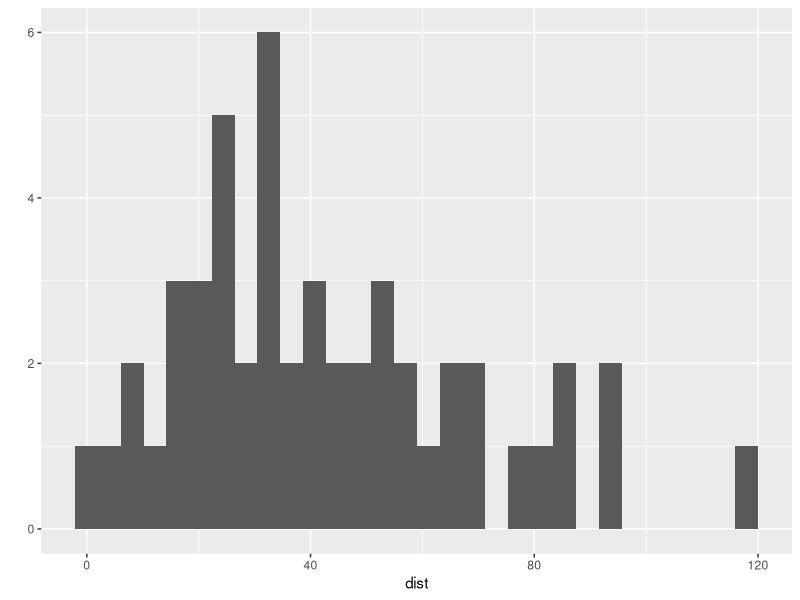
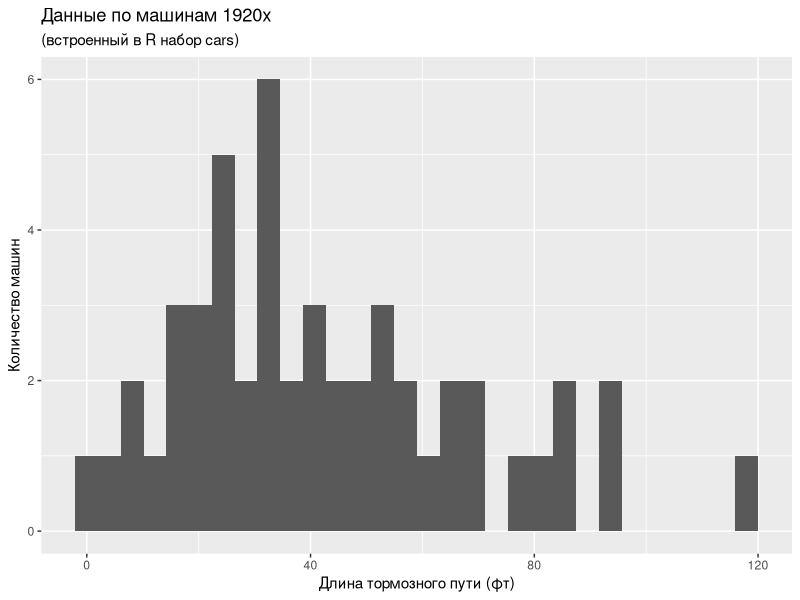
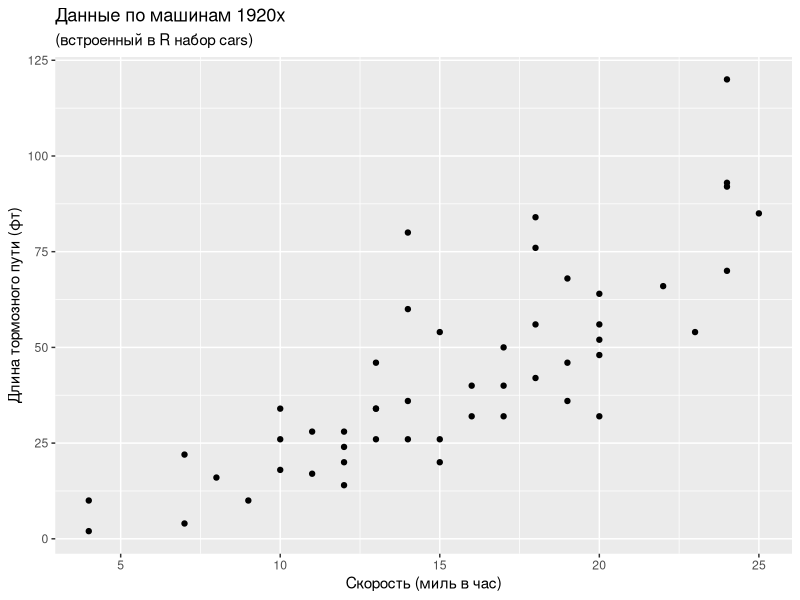

Write the R code that produced these figures, in order.
library(tidyverse) # манипуляции с данными
library(skimr) # описательные статистики

cars
d = cars

glimpse(d)
?cars

ncol(d)
nrow(d)
colnames(d)
str(d)
head(d)
head(d, 3)
tail(d, 7)

mean(d$dist)
mean(d$speed)

skim(d)

qplot(data = d, dist)

qplot(data = d, dist) +
  labs(x = 'Длина тормозного пути (фт)',
       y = 'Количество машин',
       title = 'Данные по машинам 1920х',
       subtitle = '(встроенный в R набор cars)')

qplot(data = d, x = speed, y = dist)  +
  labs(x = 'Скорость (миль в час)',
       y = 'Длина тормозного пути (фт)',
       title = 'Данные по машинам 1920х',
       subtitle = '(встроенный в R набор cars)')


